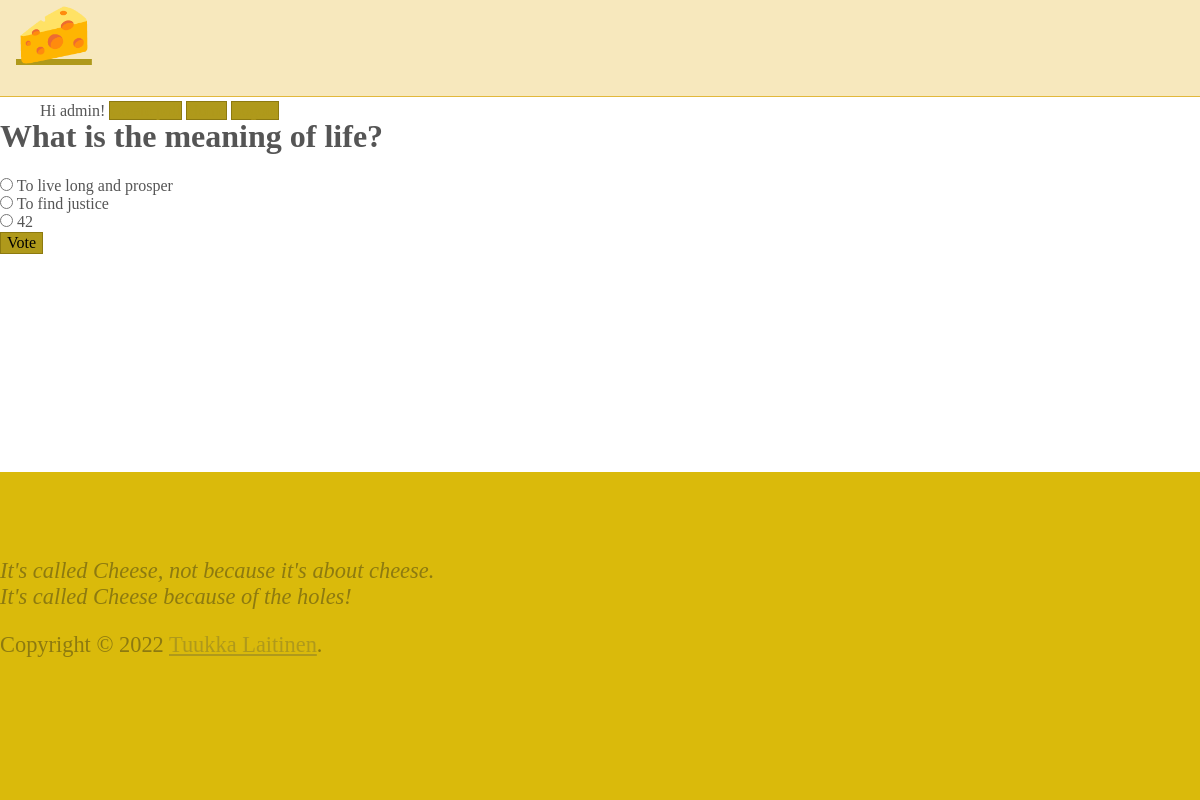
/2/ (signed in), run on the app's committed database.
### polls/models.py (models this page shows, shortened)
class Question(models.Model):
	question_text = models.CharField(max_length=200)
	pub_date = models.DateTimeField('date published')
	owner = models.ForeignKey(User, on_delete=models.CASCADE)
	def __str__(self) -> str:
		return self.question_text

class Choice(models.Model):
	question = models.ForeignKey(Question, on_delete=models.CASCADE)
	choice_text = models.CharField(max_length=200)
	votes = models.IntegerField(default=0)

### polls/views.py (the view)
# urls.py: path('<int:question_id>/', views.detail, name='detail'),
def detail(request, question_id):
	question = get_object_or_404(Question, pk=question_id)
	choices = Choice.objects.filter(question__pk=question_id)
	if len(Vote.objects.filter(voter=request.user.id,choice__in=choices)) > 0:
		return results(request, question_id)
	return render(request, 'polls/detail.html', {'question': question})

### polls/templates/polls/detail.html (shortened to what this page needs)
{% extends 'base.html' %}
{% block content %}
<form action="{% url 'polls:vote' question.id %}" method="GET">
    <h1>{{ question }}</h1>
    {% for choice in question.choice_set.all %}
    <input type="radio" id="{{ choice.id }}" value="{{ choice.id }}" name="choice" />
    <label class="label-inline" for="{{ choice.id }}">{{ choice.choice_text }}</label>
    <br />
    {% endfor %}
    <input type="submit" value="Vote" />
</form>
{% endblock %}

### polls/templates/base.html (shortened to what this page needs)
{% load static %}
<!DOCTYPE html>
<html lang="en">
<head>
    <link rel="stylesheet" href="https://cdnjs.cloudflare.com/ajax/libs/normalize/8.0.1/normalize.css" />
    <link rel="stylesheet" href="https://cdnjs.cloudflare.com/ajax/libs/milligram/1.4.1/milligram.css" />
    <link rel="stylesheet" type="text/css" href="{% static 'polls/style.css' %}" />
</head>
<body>
    <nav>
        <div class="container">
            <a class="logo" href="{% url 'polls:index' %}">🧀</a>
            <ul class="navigation-list float-right">
                {% if user.is_authenticated %}
                <li><span>Hi {{ user.username }}!</span></li>
                {% endif %}
                <li><a class="button" href="{% url 'polls:create' %}">Create poll</a></li>
                <li><a class="button" href="{% url 'polls:index' %}">Home</a></li>
                {% if user.is_authenticated %}
                <li><a class="button" href="/logout">Logout</a></li>
                {% else %}
                <li><a class="button" href="/login">Login</a></li>
                {% endif %}
            </ul>
        </div>
    </nav>
    <div class="container">
        {% block content %}{% endblock %}
    </div>
    <footer class="footer">
        <div class="container">
                <p><em>It's called Cheese, not because it's about cheese.<br/>
                    It's called Cheese because of the holes!</em></p>
            <span>Copyright © 2022 <a class="Link" href="https://github.com/tuukkalai" rel="noopener" target="_blank">Tuukka Laitinen</a>.</span>
        </div>
    </footer>
</body>
</html>

### polls/static/polls/style.css (style rules this page uses)
body { color: #555; position: relative; min-height: 100vh; }
body::after { content: ''; display: block; height: 200px; }
a { color: #af991b; }
nav { background-color: #f7e8bd; border-bottom: .1rem solid #e2b83b; height: 6rem; margin-bottom: 1rem; }
nav .logo { font-size: 3.8rem; padding-left: 1rem; }
nav .navigation-list { list-style-type: none; padding-top: 1rem; }
nav .navigation-list > li { display: inline; margin-top: 10px; }
.button, button, input[type="button"], input[type="reset"], input[type="submit"] { background-color: #af991b; border: 0.1rem solid #8d7a10; }
.label-inline { cursor: pointer; }
.footer { position: absolute; bottom: 0; height: 200px; background: #daba0b; color: #8d7a10; display: block; font-size: 1.4rem; max-width: 100%; padding: 4rem 0; width: 100%; }

### data on the page
Question: question_text "What is the meaning of life?"
Choice: choice_text "To live long and prosper"
Choice: choice_text "To find justice"
Choice: choice_text "42"

### other printed values
{{ user.username }} "admin"
